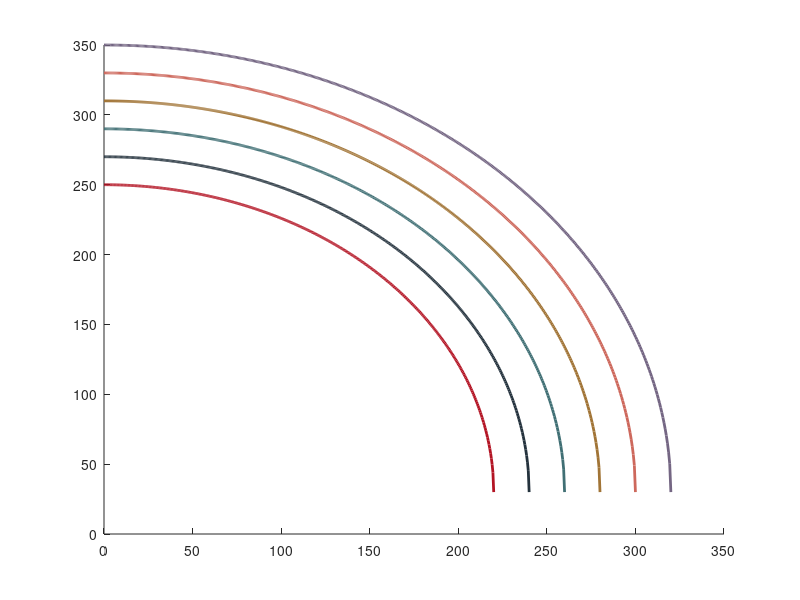

Here is the MATLAB script that generated this plot: (Note: this script raises an error after producing the figure.)
% Compare overall clamp width against the rhombus diagonal s.
% All lengths are in mm. Ideal rigid links give w = sqrt(4*L^2-s^2)+2*e.
% The 160 and 260 mm lines mark the target wall-gap range.

clear; clc;

L = [110 120 130, 140, 150, 160];
e = 15;  % Horizontal offset from each hinge to its contact surface (mm)

ivory = [250 249 246]/255;
red   = [179 20 36]/255;
navy  = [36 50 61]/255;
teal  = [64 111 116]/255;
gold  = [161 116 54]/255;
grey  = [210 207 202]/255;
coral  = [205 104 92]/255;
plum   = [116 102 131]/255;

colors = [red; navy; teal; gold; coral; plum];

fig = figure;
hold on;

for i = 1:numel(L)
    Lc = L(i);

    % Full ideal geometric range, including the limiting configurations
    s = linspace(0, 2*Lc, 500);

    % Overall width across the outer faces of both contact pads
    w = sqrt(max(0, 4*Lc^2 - s.^2)) + 2*e;

    plot(s, w, 'LineWidth', 2, ...
        'Color', colors(i,:), ...
        'DisplayName', sprintf('L = %d mm', Lc));
end

yline(160, '--', '160 mm', ...
    'Color', red, 'LineWidth', 1.5, ...
    'HandleVisibility', 'off');

yline(260, '--', '260 mm', ...
    'Color', red, 'LineWidth', 1.5, ...
    'HandleVisibility', 'off');

xlabel('Spring attachment spacing, l=AC (mm)');
ylabel('Overall pad width (mm)');

xlim([0, 2*max(L)]);
lgd = legend('show', 'Location', 'best');
grid on;
box on;
hold off;

ax = gca;

set(get(ax, 'Title'), 'Color', navy);
set(get(ax, 'XLabel'), 'Color', navy);
set(get(ax, 'YLabel'), 'Color', navy);

exportgraphics(fig, 'diamond_length.png', 'Resolution', 300);
